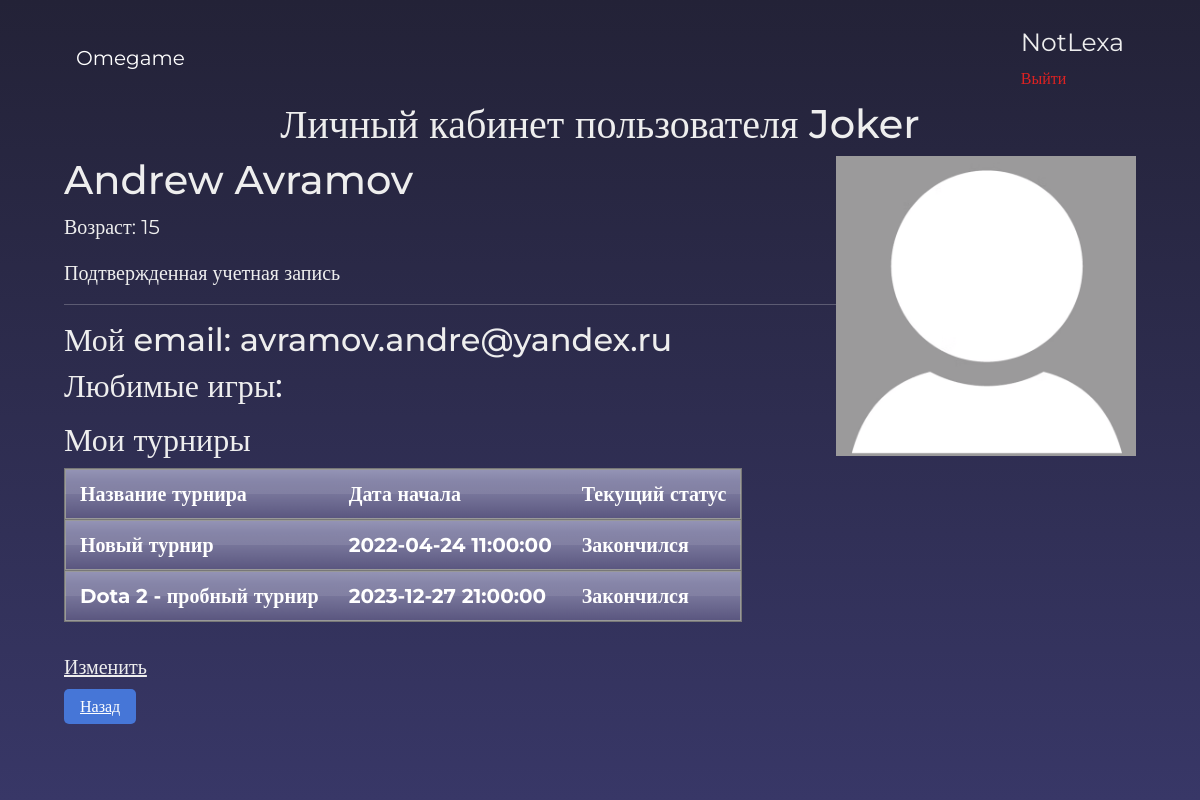
Page /user?id=3 (signed in) on the committed database.
### data/users.py (models this page shows, shortened)
class User(SqlAlchemyBase, UserMixin):
    __tablename__ = 'users'
    id = sqlalchemy.Column(sqlalchemy.Integer, primary_key=True, autoincrement=True)
    nickname = sqlalchemy.Column(sqlalchemy.String, nullable=True)
    surname = sqlalchemy.Column(sqlalchemy.String, nullable=True)
    name = sqlalchemy.Column(sqlalchemy.String, nullable=True)
    age = sqlalchemy.Column(sqlalchemy.Integer, nullable=True)
    email = sqlalchemy.Column(sqlalchemy.String, index=True, unique=True, nullable=True)
    hashed_password = sqlalchemy.Column(sqlalchemy.String, nullable=True)
    modifed_date = sqlalchemy.Column(sqlalchemy.DateTime, default=datetime.datetime.now)
    level = sqlalchemy.Column(sqlalchemy.SmallInteger, default=0)
    favourite = sqlalchemy.Column(sqlalchemy.String, default='')
    confirm_code = sqlalchemy.Column(sqlalchemy.Integer, default=0)

### data/tournaments.py (models this page shows, shortened)
class Tournament(SqlAlchemyBase):
    __tablename__ = 'tournaments'
    id = sqlalchemy.Column(sqlalchemy.Integer, primary_key=True, autoincrement=True)
    name = sqlalchemy.Column(sqlalchemy.String, nullable=True)
    desc = sqlalchemy.Column(sqlalchemy.String, nullable=True)
    author = sqlalchemy.Column(sqlalchemy.Integer, nullable=True)
    contacts = sqlalchemy.Column(sqlalchemy.String, nullable=True)
    members = sqlalchemy.Column(sqlalchemy.String, default='')
    start = sqlalchemy.Column(sqlalchemy.DateTime, default=datetime.datetime.now())
    flags = sqlalchemy.Column(sqlalchemy.Integer, default=0) # см ./about_tournaments.md
    gameid = sqlalchemy.Column(sqlalchemy.Integer, default=0)

### main.py (the view, shortened to what this page needs)
@app.route('/user', methods=['GET', 'POST'])
def profile():
    id = int(request.args.get('id', 0))
    if not (1 <= id <= db_sess.query(sql_funcs.max(User.id)).first()[0]):
        return e404(NotFound)
    user = db_sess.query(User).filter(User.id == id).first()
    list_of_games = []
    new_result = db_sess.query(User).filter(User.id == id).first().favourite # если пользователь переходит со страницы игры
    tournaments = db_sess.query(Tournament).filter(Tournament.members.like(f'%{user.id}%')).all()
    for i in new_result.split(',')[:-1]:
        gameid = int(i)
        list_of_games.append([gameid, games[gameid]['name']])
    return render_template("user.html", name=user.name, surname=user.surname, email=user.email, age=user.age,
                           games=list_of_games, level_profile=user.level, tournaments=tournaments,
                           nickname=user.nickname)

### main.py (called while the page is built)
@login_manager.user_loader
def load_user(user_id):
    return db_sess.query(User).get(user_id)

### templates/user.html (shortened to what this page needs)
{% extends "ext.html" %}
{% block body %}
<div style="font-family: Montserrat">
    <div class="text-center">
        <h1>Личный кабинет пользователя {{ nickname }}</h1>
    </div>
    <img src="{{ url_for('static', filename='images/default_image.png') }}" align="right"
         width="300" height="300" alt="Фото профиля">
    <h1>{{ name }} {{ surname }}</h1>
    <p>Возраст: {{ age }}</p>
    {% if level_profile == 0 %}
        <a class="white" style="color: #d11" href="/is_your_email">Учетная запись не подтверждена</a>
    {% else %}
        <p>Подтвержденная учетная запись</p>
    {% endif %}
    <hr>
    <h2>Мой email: {{ email }}</h2>
    <h2>Любимые игры: </h2>
    <h2>Мои турниры</h2>
    <table class="table_blur">
        <tr>
            <th>Название турнира</th>
            <th>Дата начала</th>
            <th>Текущий статус</th>
        </tr>
        {% for i in tournaments %}
        <tr>
            <th>{{ i.name }}</th>
            <th>{{ i.start }}</th>
            {% if (i.flags % 2) == 1 %}
            <th>Закончился</th>
            {% else %}
            <th>Идет</th>
            {% endif %}
        {% endfor %}
        </tr>
    </table>
    {% if id != 0 %}
        <br>
        <a class="white" href="/profile_edit">Изменить</a>
    {% endif %}
    <form action="/">
        <a class="back_button" href="/">Назад</a>
    </form>
</div>
{% endblock %}

### templates/ext.html (shortened to what this page needs)
{% extends "base.html" %}
{% block header %}
    <div style="font-family: Montserrat">
        <nav class="navbar navbar-dark bg-transparent">
            <div class="container-fluid">
                <a class="navbar-brand" href="/">Omegame</a>
                {% if current_user.is_authenticated %}
                    <ul class="navbar-nav">
                        <li class="navbar-item">
                            <a class="white special" style="font-size: 125%; display: block; text-align: right"
                               href="/user?id={{ current_user.id }}">{{ current_user.nickname }}</a>
                            <a class="white special" style="color: #d22; font-size: 80%" href="/logout">Выйти</a>
                        </li>
                    </ul>
                {% endif %}
            </div>
        </nav>
    </div>
{% endblock %}

### static/css/all.css (style rules this page uses)
body { font-size: 125%; }
a.white, a.white:hover, a.white:visited, a.white:active { color: #eee; }
a.white.special, a.white.special:visited { text-decoration: none; }
.back_button { appearance: none; border: 0; border-radius: 5px; background: #4676D7; color: #fff; padding: 8px 16px; font-size: 16px; }
.table_blur { background: #f5ffff; border-collapse: collapse; text-align: left; }
.table_blur th { border-top: 1px solid #777777; border-bottom: 1px solid #777777; box-shadow: inset 0 1px 0 #999999, inset 0 -1px 0 #999999; background: linear-gradient(#9595b6, #5a567f); color: white; padding: 10px 15px; position: relative; }
.table_blur th:after { content: ""; display: block; position: absolute; left: 0; top: 25%; height: 25%; width: 100%; background: linear-gradient(rgba(255, 255, 255, 0), rgba(255,255,255,.08)); }
.table_blur tr:nth-child(odd) { background: #ebf3f9; }
.table_blur th:first-child { border-left: 1px solid #777777; border-bottom: 1px solid #777777; box-shadow: inset 1px 1px 0 #999999, inset 0 -1px 0 #999999; }
.table_blur th:last-child { border-right: 1px solid #777777; border-bottom: 1px solid #777777; box-shadow: inset -1px 1px 0 #999999, inset 0 -1px 0 #999999; }

### rows in the picture
User: nickname "NotLexa"
User: nickname "Joker", name "Andrew", surname "Avramov", email "avramov.andre@yandex.ru"
Tournament: name "Новый турнир", start "2022-04-24 11:00:00", flags "Закончился"
Tournament: name "Dota 2 - пробный турнир", start "2023-12-27 21:00:00", flags "Закончился"

### other values in the picture
{{ age }} "15"
